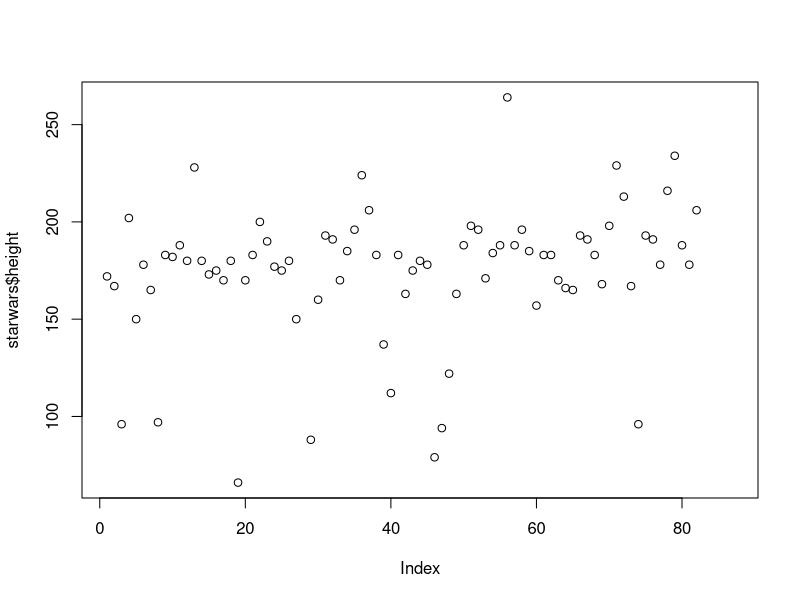

Write the R code that produced this figure.
## ---- chunk 1
#| label: load-packages
#| include: false
library(tidyverse)
## ---- chunk 2
plot(starwars$height)
